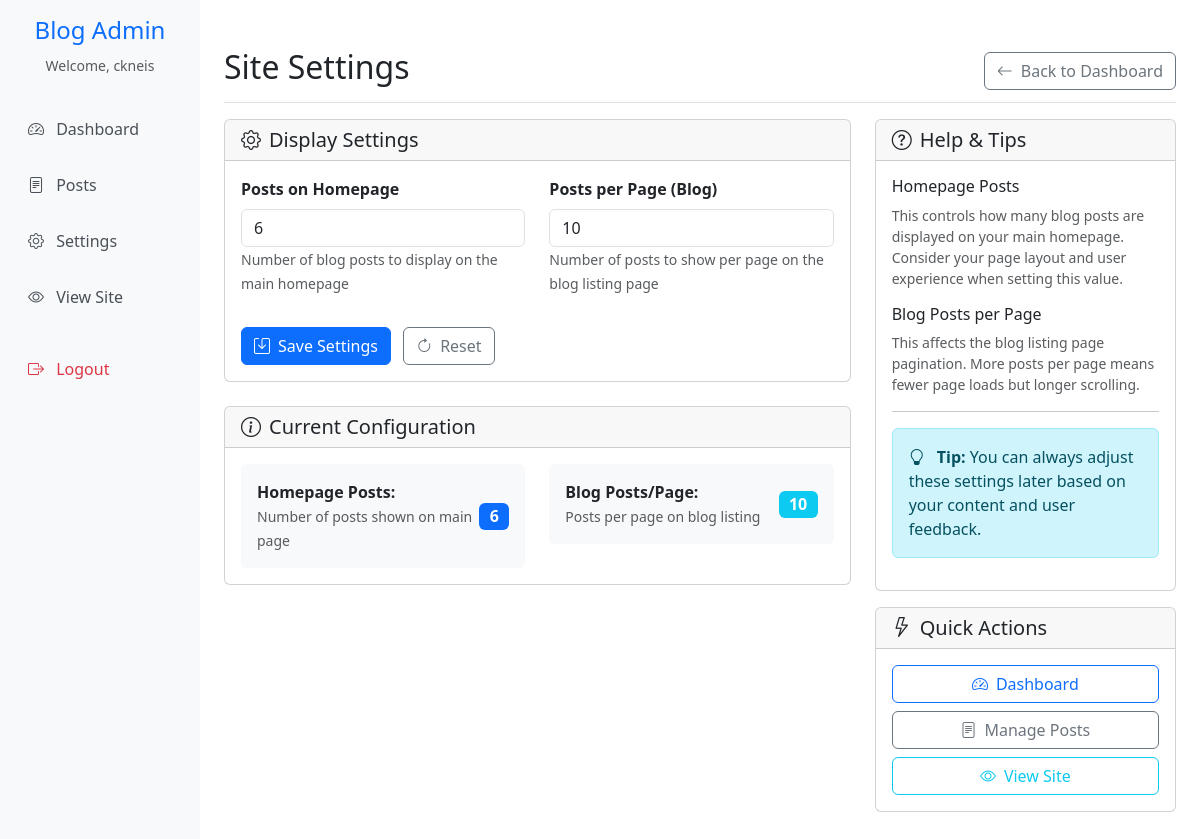
/admin/settings (signed in), run on the app's committed database.
### app/models.py (models this page shows, shortened)
class User(UserMixin, db.Model):
    id = db.Column(db.Integer, primary_key=True)
    username = db.Column(db.String(80), unique=True, nullable=False)
    password_hash = db.Column(db.String(120), nullable=False)
    email = db.Column(db.String(120), unique=True, nullable=False)
    is_admin = db.Column(db.Boolean, default=False)
    created_at = db.Column(db.DateTime, default=datetime.utcnow)

class SiteConfig(db.Model):
    id = db.Column(db.Integer, primary_key=True)
    key = db.Column(db.String(100), unique=True, nullable=False)
    value = db.Column(db.Text, nullable=False)
    description = db.Column(db.String(200))
    @classmethod
    def get_config(cls, key, default=None):
        config = cls.query.filter_by(key=key).first()
        return config.value if config else default

### app/admin.py (the view, shortened to what this page needs)
@admin_bp.route('/settings', methods=['GET', 'POST'])
@login_required
def settings():
    posts_per_page = SiteConfig.get_config('posts_per_page', '6')
    blog_posts_per_page = SiteConfig.get_config('blog_posts_per_page', '10')
    return render_template('admin/settings.html',
                         posts_per_page=posts_per_page,
                         blog_posts_per_page=blog_posts_per_page)

### app/__init__.py (called while the page is built)
def create_app():
    app = Flask(__name__)
    app.config['SECRET_KEY'] = os.environ.get('SECRET_KEY', 'dev-secret-key-change-in-production')
    app.config['SQLALCHEMY_DATABASE_URI'] = os.environ.get('DATABASE_URL', 'sqlite:///blog.db')
    app.config['SQLALCHEMY_TRACK_MODIFICATIONS'] = False
    db.init_app(app)
    login_manager.init_app(app)
    csrf.init_app(app)
    login_manager.login_view = 'admin.login'
    login_manager.login_message = 'Please log in to access this page.'
    from app.models import User
    @login_manager.user_loader
    def load_user(user_id):
        return User.query.get(int(user_id))
    from app.routes import main_bp
    from app.admin import admin_bp
    app.register_blueprint(main_bp)
    app.register_blueprint(admin_bp, url_prefix='/admin')
    with app.app_context():
        db.create_all()
    return app

### app/templates/admin/settings.html (shortened to what this page needs)
{% extends "admin/base.html" %}
{% block content %}
<div class="d-flex justify-content-between flex-wrap flex-md-nowrap align-items-center pt-3 pb-2 mb-3 border-bottom">
    <h1 class="h2">Site Settings</h1>
    <div class="btn-toolbar mb-2 mb-md-0">
        <a href="{{ url_for('admin.dashboard') }}" class="btn btn-outline-secondary">
            <i class="bi bi-arrow-left me-2"></i>Back to Dashboard
        </a>
    </div>
</div>
<div class="row">
    <div class="col-md-8">
        <div class="card">
            <div class="card-header">
                <h5 class="mb-0"><i class="bi bi-gear me-2"></i>Display Settings</h5>
            </div>
            <div class="card-body">
                <form method="POST">
                    <div class="row">
                        <div class="col-md-6">
                            <div class="mb-3">
                                <label for="posts_per_page" class="form-label">
                                    <strong>Posts on Homepage</strong>
                                </label>
                                <input type="number" class="form-control" id="posts_per_page"
                                       name="posts_per_page" value="{{ posts_per_page }}"
                                       min="1" max="20">
                                <small class="text-muted">
                                    Number of blog posts to display on the main homepage
                                </small>
                            </div>
                        </div>
                        <div class="col-md-6">
                            <div class="mb-3">
                                <label for="blog_posts_per_page" class="form-label">
                                    <strong>Posts per Page (Blog)</strong>
                                </label>
                                <input type="number" class="form-control" id="blog_posts_per_page"
                                       name="blog_posts_per_page" value="{{ blog_posts_per_page }}"
                                       min="5" max="50">
                                <small class="text-muted">
                                    Number of posts to show per page on the blog listing page
                                </small>
                            </div>
                        </div>
                    </div>
                    <div class="mt-3">
                        <button type="submit" class="btn btn-primary">
                            <i class="bi bi-save me-2"></i>Save Settings
                        </button>
                        <button type="reset" class="btn btn-outline-secondary ms-2">
                            <i class="bi bi-arrow-clockwise me-2"></i>Reset
                        </button>
                    </div>
                </form>
            </div>
        </div>
        <div class="card mt-4">
            <div class="card-header">
                <h5 class="mb-0"><i class="bi bi-info-circle me-2"></i>Current Configuration</h5>
            </div>
            <div class="card-body">
                <div class="row">
                    <div class="col-md-6">
                        <div class="d-flex justify-content-between align-items-center p-3 bg-light rounded">
                            <div>
                                <strong>Homepage Posts:</strong><br>
                                <small class="text-muted">Number of posts shown on main page</small>
                            </div>
                            <span class="badge bg-primary fs-6">{{ posts_per_page }}</span>
                        </div>
                    </div>
                    <div class="col-md-6">
                        <div class="d-flex justify-content-between align-items-center p-3 bg-light rounded">
                            <div>
                                <strong>Blog Posts/Page:</strong><br>
                                <small class="text-muted">Posts per page on blog listing</small>
                            </div>
                            <span class="badge bg-info fs-6">{{ blog_posts_per_page }}</span>
                        </div>
                    </div>
                </div>
            </div>
        </div>
    </div>
    <div class="col-md-4">
        <div class="card">
            <div class="card-header">
                <h5 class="mb-0"><i class="bi bi-question-circle me-2"></i>Help & Tips</h5>
            </div>
            <div class="card-body">
                <h6>Homepage Posts</h6>
                <p class="small text-muted">
                    This controls how many blog posts are displayed on your main homepage.
                    Consider your page layout and user experience when setting this value.
                </p>
                <h6>Blog Posts per Page</h6>
                <p class="small text-muted">
                    This affects the blog listing page pagination. More posts per page means
                    fewer page loads but longer scrolling.
                </p>
                <hr>
                <div class="alert alert-info">
                    <i class="bi bi-lightbulb me-2"></i>
                    <strong>Tip:</strong> You can always adjust these settings later based on
                    your content and user feedback.
                </div>
            </div>
        </div>
        <div class="card mt-3">
            <div class="card-header">
                <h5 class="mb-0"><i class="bi bi-lightning me-2"></i>Quick Actions</h5>
            </div>
            <div class="card-body">
                <div class="d-grid gap-2">
                    <a href="{{ url_for('admin.dashboard') }}" class="btn btn-outline-primary">
                        <i class="bi bi-speedometer2 me-2"></i>Dashboard
                    </a>
                    <a href="{{ url_for('admin.posts') }}" class="btn btn-outline-secondary">
                        <i class="bi bi-file-text me-2"></i>Manage Posts
                    </a>
                    <a href="{{ url_for('main.home') }}" target="_blank" class="btn btn-outline-info">
                        <i class="bi bi-eye me-2"></i>View Site
                    </a>
                </div>
            </div>
        </div>
    </div>
</div>
{% endblock %}

### app/templates/admin/base.html (shortened to what this page needs)
<!DOCTYPE html>
<html lang="en">
<head>
    <link href="https://cdn.jsdelivr.net/npm/bootstrap@5.3.0/dist/css/bootstrap.min.css" rel="stylesheet">
    <link href="https://cdn.jsdelivr.net/npm/bootstrap-icons@1.10.0/font/bootstrap-icons.css" rel="stylesheet">
</head>
<body>
    <div class="container-fluid">
        <div class="row">
            <nav class="col-md-3 col-lg-2 d-md-block sidebar collapse">
                <div class="position-sticky pt-3">
                    <div class="text-center mb-4">
                        <h4 class="text-primary">Blog Admin</h4>
                        <small class="text-muted">Welcome, {{ current_user.username }}</small>
                    </div>
                    <ul class="nav flex-column">
                        <li class="nav-item">
                            <a class="nav-link" href="{{ url_for('admin.dashboard') }}">
                                <i class="bi bi-speedometer2 me-2"></i>
                                Dashboard
                            </a>
                        </li>
                        <li class="nav-item">
                            <a class="nav-link" href="{{ url_for('admin.posts') }}">
                                <i class="bi bi-file-text me-2"></i>
                                Posts
                            </a>
                        </li>
                        <li class="nav-item">
                            <a class="nav-link" href="{{ url_for('admin.settings') }}">
                                <i class="bi bi-gear me-2"></i>
                                Settings
                            </a>
                        </li>
                        <li class="nav-item">
                            <a class="nav-link" href="{{ url_for('main.home') }}" target="_blank">
                                <i class="bi bi-eye me-2"></i>
                                View Site
                            </a>
                        </li>
                        <li class="nav-item mt-3">
                            <a class="nav-link text-danger" href="{{ url_for('admin.logout') }}">
                                <i class="bi bi-box-arrow-right me-2"></i>
                                Logout
                            </a>
                        </li>
                    </ul>
                </div>
            </nav>
            <main class="col-md-9 ms-sm-auto col-lg-10 px-md-4 main-content">
                {% block content %}{% endblock %}
            </main>
        </div>
    </div>
</body>
</html>

### app/templates/admin/base.html (style rules this page uses)
.sidebar { min-height: 100vh; background-color: #f8f9fa; }
.sidebar .nav-link { color: #495057; padding: 0.75rem 1rem; border-radius: 0.375rem; margin: 0.25rem 0; }
.main-content { padding: 2rem; }

### data on the page
User: username "ckneis"
SiteConfig: blog_posts_per_page "10", value "10"

### other printed values
{{ posts_per_page }} "6"
